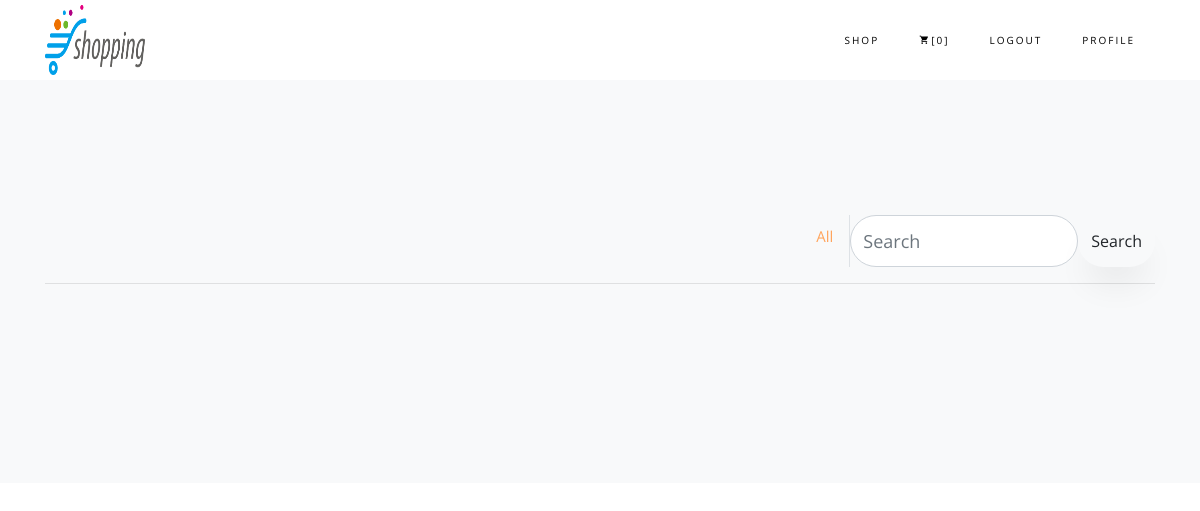
/?category=T-shirt (signed in), run on an earlier commit of the app's database.
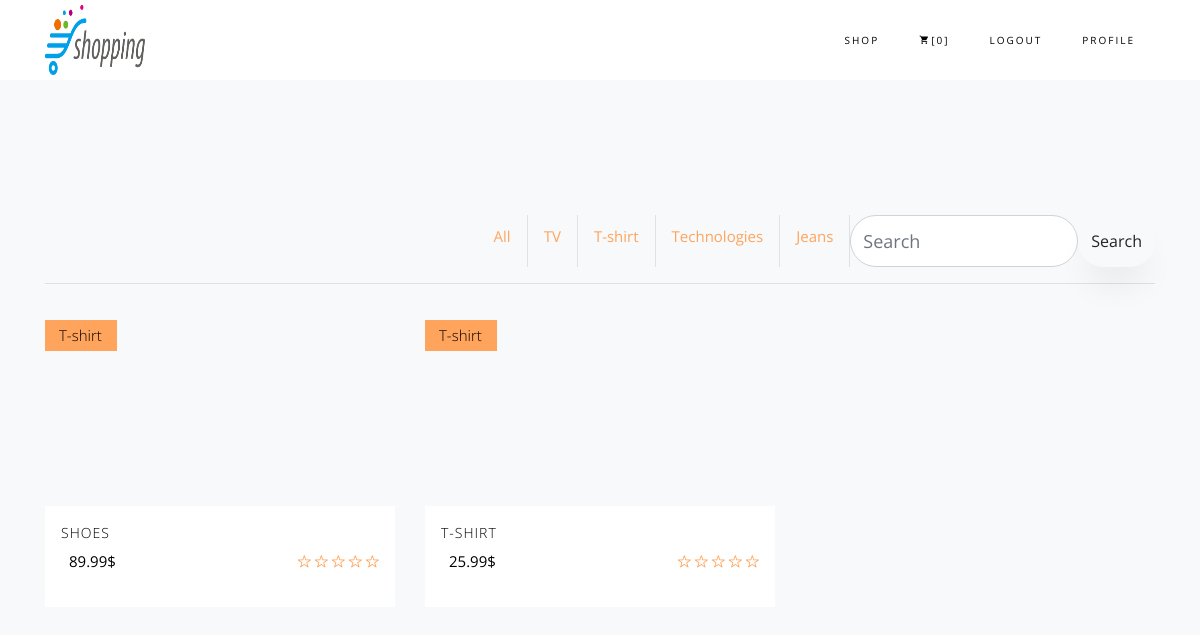
And on a later commit of the database.
### store/models.py (models this page shows, shortened)
class Category(models.Model):
	id = models.UUIDField(primary_key=True, default=uuid.uuid4, editable=False)
	name = models.CharField(max_length=50, default='TV')
	def __str__(self):
		return self.name

class Product(models.Model):
	name = models.CharField(max_length=200)
	category = models.ForeignKey(Category,on_delete=models.CASCADE, null=True, blank=True)
	price = models.FloatField()
	digital = models.BooleanField(default=False,null=True, blank=True)
	image = models.ImageField(null=True, blank=True)
	@property
	def imageURL(self):
		try:
			url = self.image.url
		except:
			url = ''
		return url

### store/views.py (the view)
# urls.py: path('', include('store.urls')),
def store(request):
	data = cartData(request)
	category = request.GET.get('category')
	print(category)
	if category == None:
		products = Product.objects.all()
	else :
		products = Product.objects.filter(category__name=category)
	if 'search'in request.GET :
		search = request.GET["search"]
		products = Product.objects.filter(name__icontains=search)
	cartItems = data['cartItems']
	order = data['order']
	items = data['items']
	categories = Category.objects.all()
	context = {'products':products, 'cartItems':cartItems,'categories':categories}
	return render(request, 'store/store.html', context)

### store/models.py (called while the page is built)
	@property
	def get_cart_items(self):
		orderitems = self.orderitem_set.all()
		total = sum([item.quantity for item in orderitems])
		return total

### store/utils.py (called while the page is built)
def cartData(request):
	if request.user.is_authenticated:
		customer = request.user.customer
		order, created = Order.objects.get_or_create(customer=customer, complete=False)
		items = order.orderitem_set.all()
		cartItems = order.get_cart_items
	else:
		cookieData = cookieCart(request)
		cartItems = cookieData['cartItems']
		order = cookieData['order']
		items = cookieData['items']
	return {'cartItems':cartItems ,'order':order, 'items':items}

### store/templates/store/store.html (shortened to what this page needs)
{% extends 'store/main.html' %}
{% load static %}
{% block content %}
<div class="nav justify-content-end">
		<a href="{% url 'store' %}" class="nav-link active border-right">All</a>
		{% for category in categories %}
		<a href="{% url 'store' %}?category={{category.name}}" class="nav-link  border-right ">{{category}}</a>
		{% endfor %}
		<form class="d-flex" role="search">
			<input class="form-control rounded-pill" name="search" type="search" placeholder="Search" aria-label="Search">
			<button class="btn" type="submit">Search</button>
	  	</form>
</div>
<hr>
    				<div class="row">
						{% for product in products %}
		    			<div class="col-sm-6 col-md-6 col-lg-4 ftco-animate">
		    				<div class="product">
		    					<a href="{% url 'detail' product.id %}" class="img-prod"><img class="img-fluid" src="{{product.imageURL}}" >
		    						<span class="status">{{product.category}}</span>
		    					</a>
		    					<div class="text py-3 px-3">
		    						<h3><a href="#">{{product.name}}</a></h3>
		    						<div class="d-flex">
		    							<div class="pricing">
				    						<p class="price"><span class="price-sale">{{product.price}}$</span></p>
				    					</div>
				    					<div class="rating">
			    							<p class="text-right">
			    								<a href="#"><span class="ion-ios-star-outline"></span></a>
			    								<a href="#"><span class="ion-ios-star-outline"></span></a>
			    								<a href="#"><span class="ion-ios-star-outline"></span></a>
			    								<a href="#"><span class="ion-ios-star-outline"></span></a>
			    								<a href="#"><span class="ion-ios-star-outline"></span></a>
			    							</p>
			    						</div>
			    					</div>
		    					</div>
		    				</div>
		    			</div>
						{% endfor %}
		    		</div>
		    	</div>
{% endblock content %}

What changed in the data, as far as the page shows it:
added Category: name "TV"
added Category: name "T-shirt"
added Category: name "Technologies"
added Category: name "Jeans"
now on this page (row edited): Product: category "T-shirt", name "SHOES", price "89.99"
now on this page (row edited): Product: category "T-shirt", name "T-SHIRT", price "25.99"
